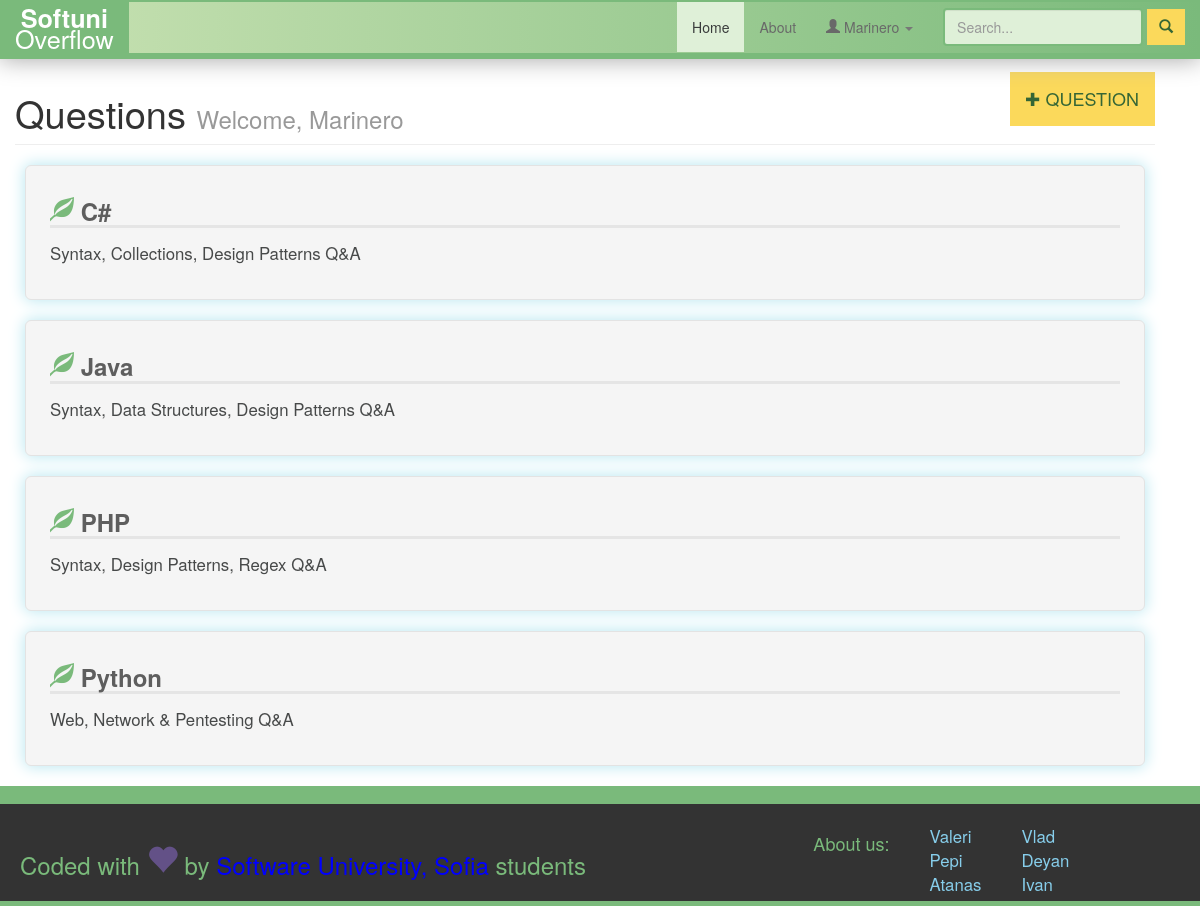
Page /php/index.php (signed in) on the committed database.
### tables this page shows
CREATE TABLE IF NOT EXISTS `categories` (
  `id` tinyint(4) NOT NULL AUTO_INCREMENT,
  `category_title` varchar(150) NOT NULL,
  `category_description` varchar(255) NOT NULL,
  `last_post_date` datetime DEFAULT NULL,
  `last_user_posted` int(11) DEFAULT NULL,
  PRIMARY KEY (`id`)
);

### php/index.php (the view, shortened to what this page needs)
<?php
if(isset($_SESSION['uid'])) {
    $isLogged = true;
    $userName = $_SESSION['username'];
} else {
    $isLogged = false;
}
?>
<!doctype html>
<html lang="en">
<head>
    <link rel="stylesheet" href="../includes/css/bootstrap-glyphicons.css"/>
    <link rel="stylesheet" href="../bootstrap/css/bootstrap.min.css"/>
    <link rel="stylesheet" href="../includes/css/styles.css"/>
    <link rel="stylesheet" href="style.css"/>
</head>
<body>
<div class="container fill" id="main">
    <div class="navbar navbar-fixed-top">
        <div class="container">
            <a class="navbar-brand" href="../php/"><b>Softuni</b><br/>Overflow</a>
            <div class="nav-collapse collapse navbar-responsive-collapse">
                <ul class="nav navbar-nav pull-right">
                    <li class="active">
                        <a href="../php/">Home</a>
                    </li>
                    <li>
                        <a href="../php/about.php">About</a>
                    </li>
                    <li class="dropdown">
                        <a href="#" id="user-control" class="dropdown-toggle" data-toggle="dropdown">
                            <span class="glyphicon glyphicon-user"></span>
                            <?php
                            if ($isLogged) {
                                echo $userName;
                                ?>
                                <span class="caret"></span></a>
                                <?php
                            }
                            ?>
                    </li>
                    <form action="search_posts.php" method="get" class="navbar-form pull-right">
                        <input type="text" name="term" class="form-control" placeholder="Search..." id="searchInput"/>
                        <button type="submit" class="btn btn-success"><span class="glyphicon glyphicon-search"></span></button>
                    </form>
                </ul>
            </div>
        </div>
    </div>
    <div class="row col-12" id="mainRow">
        <div id="contentHeader" >
            <div class="page-header clearfix">
                    <h1 class="pull-left">Questions
                        <small<?php
                        if ($isLogged) {
                            echo " id='helloMessage'>Welcome, " . $userName;
                        } else {
                            echo ">About IT stuff and softuni.bg";
                        }
                        ?></small></h1>
                <?php
                if ($isLogged) {
                ?>
                    <a href="#" class="btn btn-large btn-default pull-right" id="btn-newQ">
                        <span class="glyphicon glyphicon-plus"></span> QUESTION
                    </a>
                <?php
                }
                ?>
            </div>
        </div>
        <?php
        $sql = "SELECT * FROM categories ORDER BY category_title ASC";
        $res = mysql_query($sql) or die(mysql_error());
        if(mysql_num_rows($res) > 0) {
            while($row = mysql_fetch_assoc($res)) {
                $id = $row['id'];
                $title = $row['category_title'];
                $description = $row['category_description'];
                ?>
                <a href="view_category.php?cid=<?php echo $id ?>">
                <div class="well well-large">
                    <h3>
                        <span class='glyphicon glyphicon-leaf'></span>
                        <?php
                        echo $title;
                        ?>
                    </h3>
                    <p>
                        <?php
                        echo $description;
                        ?>
                    </p>
                </div>
                </a>
                <?php
            }
        } else {
            echo "<p>There are no categories available yet";
        }
        ?>
    </div>
</div>
<footer>
    <div class="container">
        <div class="row">
            <div class="col-sm-8">
                <h3>Coded with <span class="glyphicon glyphicon-heart"></span> by
                    <a href="http://www.softuni.bg" target="_blank">Software University, Sofia</a> students <br/>
                </h3>
            </div>
            <div class="col-sm-4" id="footer-about">
                <h4 class="pull-left">About us:</h4>
                <ul class="pull-left list-unstyled">
                    <li>Valeri</li>
                    <li>Pepi</li>
                    <li >Atanas</li>
                </ul>
                <ul class="list-unstyled">
                    <li>Vlad</li>
                    <li>Deyan</li>
                    <li>Ivan</li>
                </ul>
            </div>
        </div>
    </div>
</footer>
</body>
</html>

### includes/css/styles.css (style rules this page uses)
body, html { height: 100%; }
body > .container { min-height: 85%; }
footer { background: #333; color: #7aba7b; font-size: 1.2em; padding: 20px; border-top: 18px solid #7aba7b; border-bottom: 5px solid #7aba7b; -webkit-transition: 2s; transition: 2s; height: 15%; min-height: 120px; }
footer #footer-about ul { margin: 0 40px; color: skyblue; }
body { -webkit-font-smoothing: antialiased; text-randering: optimizelegibility; }
#btn-newQ span { font-size: 0.8em; }
.glyphicon-heart { color: rgba(147,112,219,0.5); font-size: 1.3em; }
body > .container .page-header { padding-top: 32px; padding-bottom: 0; }
.page-header #helloMessage { color: #999999; }
.well > h3 { margin: 7px 0 13px 0 ; padding-bottom: 1px; font-weight: bold; color: #5e5e5e; border-bottom: 3px solid #e5e5e5; }
.well > h3 > span { color: #7aba7b; font-weight: normal; }
.well-large p { font-size: 1.2em; color: #474949; }
body > .container > .navbar { background: -webkit-linear-gradient(left, #c9e2b3, #7aba7b); background: -o-linear-gradient(left, #c9e2b3, #7aba7b); background: -moz-linear-gradient(left, #c9e2b3, #7aba7b); background: linear-gradient(to left, #c9e2bw, #7aba7b); border-top: 2px solid #7aba7b; border-bottom: 6px solid #7aba7b; -webkit-transition: 0.5s; transition: 0.5s; }
body > .container > .navbar .active a { background-color: #dff0d8; color: #3a3c3c; }
.navbar input { background-color: #dff0d8; border:2px solid #7aba7b; margin-left: 15px; }
body > .container > .navbar a { color: dimgray; }
body > .container > .navbar .navbar-brand { font-size: 1.8em; line-height: 0.8em; padding: 5px 15px 5px 15px; color: white; background: #7aba7b; -webkit-transition: 0.5s; transition: 0.5s; }
#searchInput { width: 200px; }
body > .container > .navbar #user-control { color: dimgray; }
.btn { background-color: #fbd95b; border: none; border-radius: 0; color: #356635; -webkit-transition: 0.5s; transition: 0.5s; }
.btn-success { background-color: #fbd95b; }
.btn-large { margin-bottom: 15px; }
.well { box-shadow: 0 0 15px 1px #bce8f1; margin: 20px 10px; }

### php/style.css (style rules this page uses)
a { color:#0000ff; }
form { display: inline-block; }

### rows in the picture
categories: category_title "C#", category_description "Syntax, Collections, Design Patterns Q&A"
categories: category_title "Java", category_description "Syntax, Data Structures, Design Patterns Q&A"
categories: category_title "PHP", category_description "Syntax, Design Patterns, Regex Q&A"
categories: category_title "Python", category_description "Web, Network & Pentesting Q&A"

### other values in the picture
$userName "Marinero"
